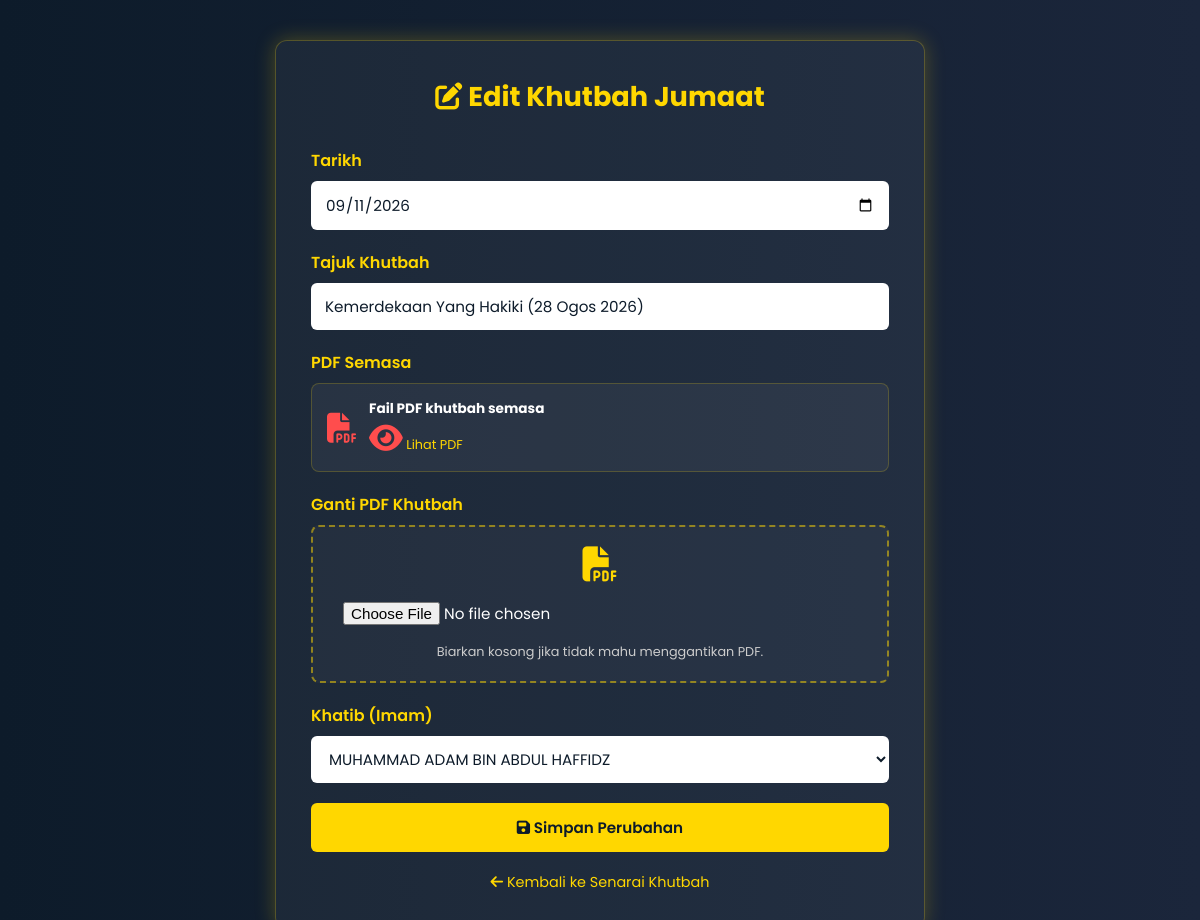
Screenshot of /khutbah/edit/2/ with the database file from the repository.
### ImamFlex/models.py (models this page shows, shortened)
class Khutbah(models.Model):
    khutbah_id = models.AutoField(primary_key=True)
    date = models.DateField()
    khutbah_topic = models.CharField(max_length=200)
    content = models.TextField(blank=True, null=True)
    pdf_file = models.FileField(
        upload_to='khutbah/',
        validators=[validate_pdf_file],
        blank=True,
        null=True
    )
    khatib = models.ForeignKey(
        Imam,
        on_delete=models.SET_NULL,
        null=True,
        blank=True
    )

### ImamFlex/views.py (the view, shortened to what this page needs)
# urls.py: path('khutbah/edit/<int:khutbah_id>/', views.edit_khutbah, name='edit_khutbah'),
def edit_khutbah(request, khutbah_id):
    khutbah = get_object_or_404(
        Khutbah,
        pk=khutbah_id
    )
    jumaat = khutbah.jumaatprayer_set.first()
    imams = Imam.objects.all()
    if jumaat:
        selected_imam = jumaat.imam.imam_id
    elif khutbah.khatib:
        selected_imam = khutbah.khatib.imam_id
    else:
        selected_imam = None
    return render(
        request,
        'admin/editKhutbah.html',
        {
            'khutbah': khutbah,
            'imams': imams,
            'selected_imam': selected_imam
        }
    )

### ImamFlex/templates/admin/editKhutbah.html (shortened to what this page needs)
{% load static %}
<!DOCTYPE html>
<html lang="ms">
<head>
</head>
<body>
    <div class="form-container">
        <h2>
            <i class="fas fa-edit"></i>
            Edit Khutbah Jumaat
        </h2>
        <form
            method="POST"
            enctype="multipart/form-data"
        >
            <div class="form-group">
                <label for="date">
                    Tarikh
                </label>
                <input
                    type="date"
                    id="date"
                    name="date"
                    value="{{ khutbah.date|date:'Y-m-d' }}"
                    required
                >
            </div>
            <div class="form-group">
                <label for="khutbah_topic">
                    Tajuk Khutbah
                </label>
                <input
                    type="text"
                    id="khutbah_topic"
                    name="khutbah_topic"
                    value="{{ khutbah.khutbah_topic }}"
                    maxlength="200"
                    required
                >
            </div>
            {% if khutbah.pdf_file %}
                <div class="form-group">
                    <label>
                        PDF Semasa
                    </label>
                    <div class="current-pdf">
                        <i class="fas fa-file-pdf"></i>
                        <div class="current-pdf-info">
                            <strong>
                                Fail PDF khutbah semasa
                            </strong>
                            <a
                                href="{{ khutbah.pdf_file.url }}"
                                target="_blank"
                            >
                                <i class="fas fa-eye"></i>
                                Lihat PDF
                            </a>
                        </div>
                    </div>
                </div>
            {% endif %}
            <div class="form-group">
                <label for="pdf_file">
                    {% if khutbah.pdf_file %}
                        Ganti PDF Khutbah
                    {% else %}
                        Fail PDF Khutbah
                    {% endif %}
                </label>
                <div class="pdf-upload">
                    <i class="fas fa-file-pdf"></i>
                    <input
                        type="file"
                        id="pdf_file"
                        name="pdf_file"
                        accept=".pdf,application/pdf"
                    >
                    <span class="pdf-info">
                        {% if khutbah.pdf_file %}
                            Biarkan kosong jika tidak mahu menggantikan PDF.
                        {% else %}
                            Format yang dibenarkan: PDF sahaja.
                        {% endif %}
                    </span>
                </div>
            </div>
            <div class="form-group">
                <label for="imam_id">
                    Khatib (Imam)
                </label>
                <select
                    id="imam_id"
                    name="imam_id"
                    required
                >
                    {% for imam in imams %}
                        <option
                            value="{{ imam.imam_id }}"
                            {% if imam.imam_id == selected_imam %}
                                selected
                            {% endif %}
                        >
                            {{ imam.name }}
                        </option>
                    {% endfor %}
                </select>
            </div>
            <button
                type="submit"
                class="btn"
            >
                <i class="fas fa-save"></i>
                Simpan Perubahan
            </button>
        </form>
        <a
            href="{% url 'khutbah_list' %}"
            class="back-link"
        >
            <i class="fas fa-arrow-left"></i>
            Kembali ke Senarai Khutbah
        </a>
    </div>
</body>
</html>

### ImamFlex/templates/admin/editKhutbah.html (style rules this page uses)
* { box-sizing: border-box; }
body { margin: 0; padding: 40px 20px; min-height: 100vh; background: linear-gradient( to right, #0d1b2a, #1b263b ); font-family: 'Poppins', sans-serif; color: white; display: flex; align-items: center; justify-content: center; }
.form-container { width: 100%; max-width: 650px; background: rgba(255, 255, 255, 0.05); padding: 35px; border-radius: 12px; box-shadow: 0 0 20px rgba(255, 215, 0, 0.25); border: 1px solid rgba(255, 215, 0, 0.25); }
h2 { color: gold; margin-top: 0; margin-bottom: 30px; text-align: center; font-size: 1.7rem; }
.form-group { margin-bottom: 20px; }
.form-group label { display: block; font-weight: 600; margin-bottom: 8px; color: gold; }
.form-group input, .form-group select { width: 100%; padding: 12px 14px; border-radius: 6px; border: none; font-family: 'Poppins', sans-serif; font-size: 0.95rem; background: white; color: #0d1b2a; }
.current-pdf { display: flex; align-items: center; gap: 12px; padding: 15px; margin-bottom: 12px; border-radius: 8px; background: rgba(255, 255, 255, 0.05); border: 1px solid rgba(255, 215, 0, 0.2); }
.current-pdf i { font-size: 30px; color: #ff4d4d; }
.current-pdf-info { flex: 1; }
.current-pdf-info strong { display: block; color: white; font-size: 0.85rem; margin-bottom: 4px; }
.current-pdf-info a { color: gold; font-size: 0.8rem; text-decoration: none; }
.pdf-upload { border: 2px dashed rgba(255, 215, 0, 0.5); border-radius: 8px; padding: 20px; background: rgba(255, 255, 255, 0.03); text-align: center; }
.pdf-upload i { font-size: 35px; color: gold; margin-bottom: 10px; }
.pdf-upload input { background: transparent; color: white; padding: 10px; cursor: pointer; }
.pdf-info { display: block; margin-top: 8px; color: #ccc; font-size: 0.8rem; }
.btn { width: 100%; padding: 13px 20px; font-family: 'Poppins', sans-serif; font-size: 0.95rem; font-weight: 600; background-color: gold; color: #0d1b2a; border: none; border-radius: 6px; cursor: pointer; transition: 0.3s ease; }
.back-link { display: block; margin-top: 20px; text-align: center; color: gold; text-decoration: none; font-size: 0.9rem; }

### rows the page displays
Khutbah: date "09/11/2026", khutbah_topic "Kemerdekaan Yang Hakiki (28 Ogos 2026)"

### other values shown
form field imam_id "MUHAMMAD ADAM BIN ABDUL HAFFIDZ"
